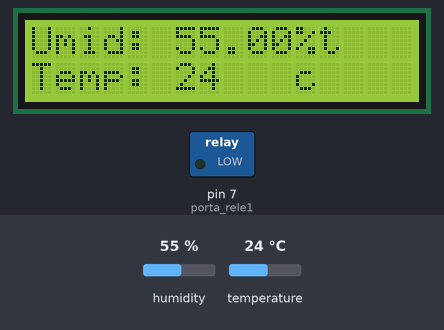
The sketch below on a simulated Arduino Uno, built with avr-gcc and run on an emulated ATmega328P. Parts: 16×2 character LCD, switched loads named in the sketch (green lamp = pin HIGH). Inputs (shaded band) come from the test bench; at power-on: humidity 55 %, temperature 24 °C. What the sketch prints to the serial monitor is not drawn.

Above: at 1.2 s.
1.3 s: humidity set to 58 %
At 2.9 s:
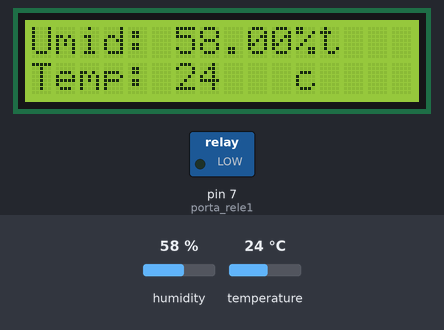
3.7 s: humidity set to 61 %
At 5.5 s:
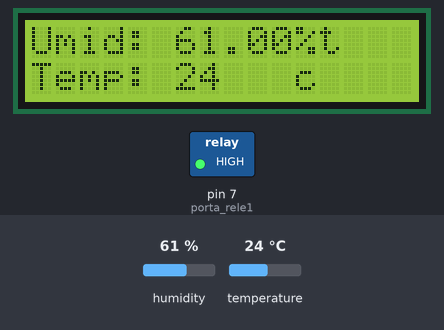
5.8 s: temperature set to 21 °C
At 7.3 s:
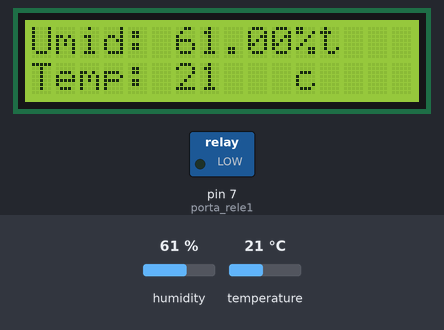
8.0 s: temperature set to 12 °C
At 8.9 s:
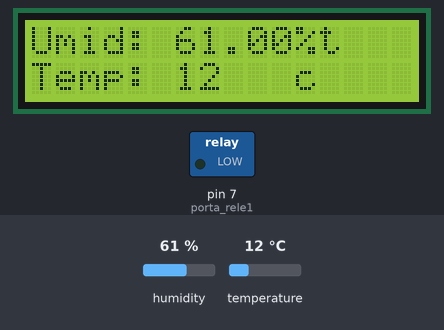
Timing chart, 0 to 11.0 s (numbered marks = the images above; inputs shaded):
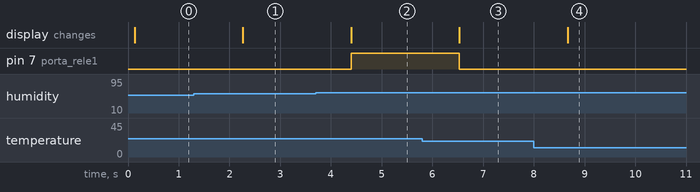

Measured:
- the behaviour switches between 59 and 60 % on humidity (found by bisection; images 1 and 2)
- the behaviour switches between 23 and 22 °C on temperature (found by bisection; images 2 and 3)
- after the input at 1.3 s, the display: changes after 0.97 s (image 1)
- after the input at 3.7 s, pin 7 (porta_rele1): LOW → HIGH after 0.70 s; the display: changes after 0.70 s (image 2)
- after the input at 5.8 s, pin 7 (porta_rele1): HIGH → LOW after 0.73 s; the display: changes after 0.73 s (image 3)
- after the input at 8.0 s, the display: changes after 0.66 s (image 4)

The sketch:

ControlUmiTemp.ino
```cpp
//#include <HTU21D.h>
//#include <Adafruit_HTU21DF.h>
#include "Adafruit_HTU21DF.h"
#include <LiquidCrystal_I2C.h>
#include <Wire.h>

#define DHTPIN A1 // pino que estamos conectado
#define DHTTYPE DHT11

LiquidCrystal_I2C lcd = LiquidCrystal_I2C(0x27, 16, 2);

//DHT dht(DHTPIN, DHTTYPE);
Adafruit_HTU21DF htu = Adafruit_HTU21DF();

int porta_rele1 = 7;

void setup()
{
  Serial.begin(9600);
  Serial.println("DHTxx test!");
  lcd.clear();
  lcd.init();
  lcd.backlight();
  pinMode(porta_rele1, OUTPUT);
  Wire.begin();
}

void loop()
{
  float h = htu.readHumidity();
  int t = htu.readTemperature();

  if (isnan(t) || isnan(h)) {
    lcd.println("Failed to read from DHT");
  }
  else{
    //mostra os valores no lcd
    lcd.setCursor(0,0);
    lcd.print("Umid:");
    lcd.setCursor(6,0);
    lcd.print(h);
    lcd.setCursor(11,0);
    lcd.print("%t");
    lcd.setCursor(0,1);
    lcd.print("Temp:");
    lcd.setCursor(6,1);
    lcd.print(t);
    lcd.setCursor(11,1);
    lcd.println("c");

    if ((t==21 || t==22)  && h>= 55 && h<=60 ){
      	digitalWrite(porta_rele1, HIGH);
   }
    else if ((t==23 || t==24) && h>= 60 && h<=65 ){
      	digitalWrite(porta_rele1, HIGH);
    }
    else if ((t==25 || t==26) && h>= 65 && h<=70 ){
      	digitalWrite(porta_rele1, HIGH);
    }
    else if ((t==27 || t==28 || t==29) && h>= 70 && h<=75 ){
      	digitalWrite(porta_rele1, HIGH);
    }
    else if ((t==30 || t==31 || t==32) && h>= 75 && h<=80 ){
      	digitalWrite(porta_rele1, HIGH);
    }
    else if ((t==33 || t==34 || t==35) && h>= 80 && h<=85 ){
      	digitalWrite(porta_rele1, HIGH);
    }
    else{
       	digitalWrite(porta_rele1, LOW);
    }
   delay(1000);
   }
}
```
